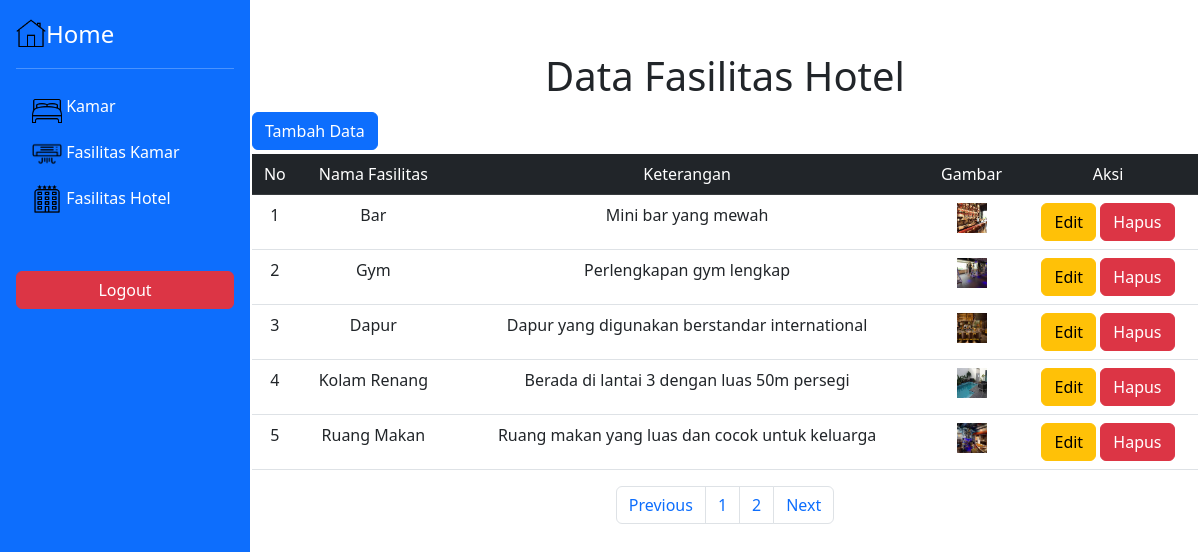
/admin/fasilitas_hotel.php (signed in), run on the app's committed database.
### tables this page shows
CREATE TABLE `fasilitas_hotel` (
  `id_hotel` int(11) NOT NULL,
  `id_admin` int(11) NOT NULL,
  `nama_fasilitas` varchar(100) NOT NULL,
  `keterangan` varchar(100) NOT NULL,
  `gambar` varchar(100) NOT NULL
);

### admin/fasilitas_hotel.php (the view, shortened to what this page needs)
<?php
    include "../layouts/admin.php";
    $halaman = $_GET["halaman"];
?>
<div class="row row-cols-1 row-cols-md-1 g-1 m-auto mt-5">
  <div class="col">
    <h1 class="text-center">Data Fasilitas Hotel</h1>
  </div>
  <div class="col">
    <a href="tambah/tambah_fasilitas_hotel.php?halaman=<?= $halaman ?>" class="btn btn-primary">Tambah Data</a>
  </div>
  <div class="col">
    <table class="table text-center">
      <thead class="table-dark">
        <td>No</td>
        <td>Nama Fasilitas</td>
        <td>Keterangan</td>
        <td>Gambar</td>
        <td>Aksi</td>
      </thead>
      <tbody>
        <?php
          $batas = 5;
          $halaman = isset($_GET['halaman'])?(int)$_GET['halaman'] : 1;
          $halaman_awal = ($halaman>1) ? ($halaman * $batas) - $batas : 0;
          $data_fasilitas = mysqli_query($koneksi,"select * from fasilitas_hotel limit $halaman_awal, $batas");
          $nomor = $halaman_awal+1;
          while($row = mysqli_fetch_array($data_fasilitas)):
        ?>
        <tr>
          <td><?= $nomor++; ?></td>
          <td><?= $row["nama_fasilitas"]; ?></td>
          <td><?= $row["keterangan"]; ?></td>
          <td><img src="../image/fasilitas_hotel/<?= $row["gambar"] ?>"></td>
          <td>
            <a href="edit/edit_fasilitas_hotel.php?id=<?= $row["id_hotel"] ?>&halaman=<?= $_GET['halaman'] ?>" class="btn btn-warning">Edit</a>
            <a href="hapus/hapus_fasilitas_hotel.php?id=<?= $row["id_hotel"] ?>&halaman=<?= $_GET['halaman'] ?>" class="btn btn-danger" onclick="return confirm('Anda yakin ingin menghapus data?')">Hapus</a>
          </td>
        </tr>
        <?php endwhile; ?>
      </tbody>
    </table>
    <?php include "../navbar/pagination.php" ?>
  </div>
</div>

### css/sidebar.css (style rules this page uses)
body { min-height: 100vh; min-height: -webkit-fill-available; }
html { height: -webkit-fill-available; }

### navbar/admin.php (style rules this page uses)
img { width: 30px; height: 30px; }

### data on the page
fasilitas_hotel: nama_fasilitas "Bar", keterangan "Mini bar yang mewah", gambar (picture)
fasilitas_hotel: nama_fasilitas "Gym", keterangan "Perlengkapan gym lengkap", gambar (picture)
fasilitas_hotel: nama_fasilitas "Dapur", keterangan "Dapur yang digunakan berstandar international", gambar (picture)
fasilitas_hotel: nama_fasilitas "Kolam Renang", keterangan "Berada di lantai 3 dengan luas 50m persegi", gambar (picture)
fasilitas_hotel: nama_fasilitas "Ruang Makan", keterangan "Ruang makan yang luas dan cocok untuk keluarga", gambar (picture)
